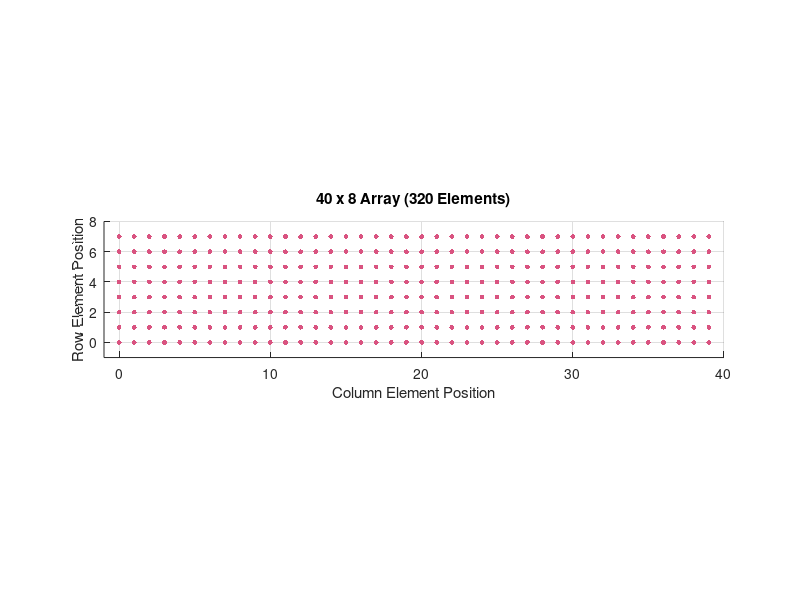

Write the MATLAB code that produced this figure.
% Parameters for a 40x8 Phased Array Grid
clear all;
close all;
Nx = 40;            % Number of elements in X (columns)
Ny = 8;             % Number of elements in Y (rows)
dx = 1;           % Spacing in X (wavelengths)
dy = 1;           % Spacing in Y (wavelengths)

% 1. Generate the coordinate vectors
x_coords = (0:Nx-1) * dx;
y_coords = (0:Ny-1) * dy;

% 2. Create the 2D grid matrices
[X, Y] = meshgrid(x_coords, y_coords);

% 3. Visualization
figure('Color', 'w');
% Flatten matrices to vectors for scatter plotting
scatter(X(:), Y(:), 12, 'filled', 'MarkerFaceColor', [0.8500 0.3250 0.5]);

% Formatting
axis equal; % Important to see the true aspect ratio
grid on;
title(['40 x 8 Array (', num2str(Nx*Ny), ' Elements)']);
xlabel('Column Element Position');
ylabel('Row Element Position');

% Adjust view to show the elongated shape of the 40x8 array
xlim([-dx, Nx*dx]);
ylim([-dy, Ny*dy]);

% Set figure size to match the rectangular aspect ratio
set(gcf, 'Position', [100, 100, 1000, 300]);
